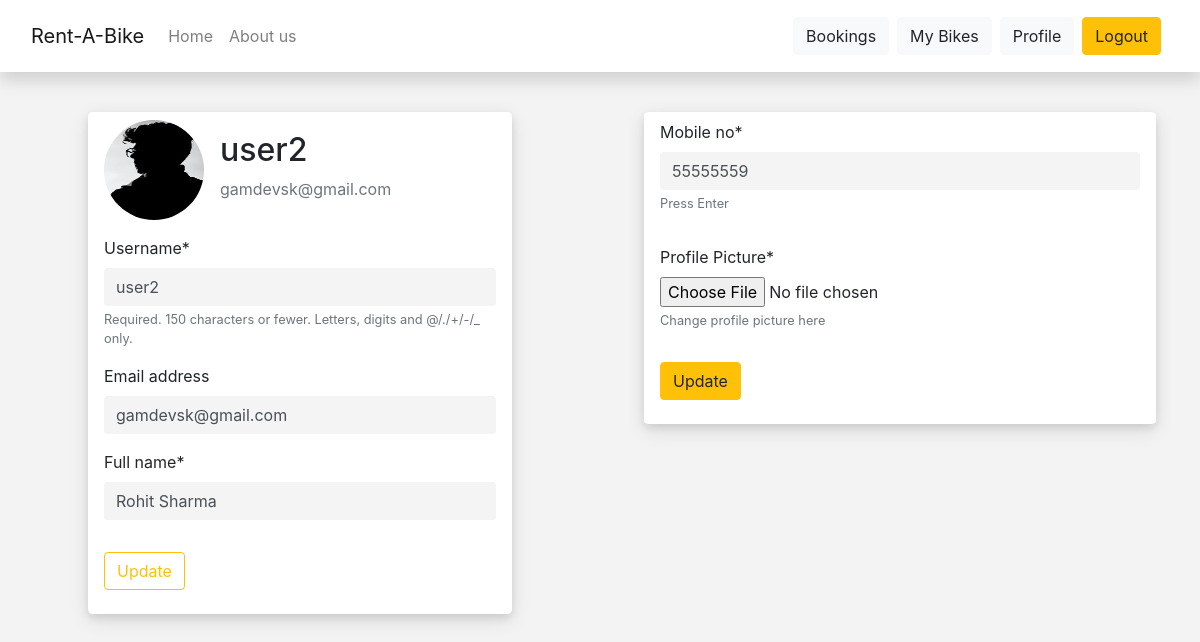
Screenshot of /dealer/profile/ (signed in) with the database file from the repository.
### bikerental/models.py (models this page shows)
class User(AbstractUser):
    is_customer = models.BooleanField(default=False)
    is_dealer = models.BooleanField(default=False)
    full_name = models.CharField(max_length=50, default='')

### dealer/models.py (models this page shows, shortened)
class DealerProfile(models.Model):
    user = models.OneToOneField(User, on_delete=models.CASCADE, primary_key=True)
    profile_pic = models.ImageField(default='default.jpg', upload_to='dealer_profile_pics')

class Dealer(models.Model):
    user = models.OneToOneField(User, on_delete=models.CASCADE, primary_key = True)
    mobile_no = models.DecimalField(max_digits=10, decimal_places=0, blank=False, default='1234567890')

### dealer/views.py (the view)
# urls.py: path('profile/', views.profile, name='customer-profile'),
@login_required
def profile(request):
    if request.method == 'POST':
        d_form = DealerUpdateForm(request.POST, instance=request.user)
        dinfo_form = DealerExtraInfoUpdateForm(request.POST, instance=request.user.dealer)
        dp_form = DealerProfileUpdateForm(request.POST, request.FILES,
                                            instance=request.user.dealerprofile)
        if d_form.is_valid():
            d_form.save()
            messages.success(request,
                             f'Your account has been updated!')
            return redirect('dealer-profile')
        if dinfo_form.is_valid():
            dinfo_form.save()
            messages.success(request,
                             f'Your account has been updated!')
            return redirect('dealer-profile')
        if dp_form.is_valid():
            dp_form.save()
            messages.success(request,
                             f'Your account has been updated!')
            return redirect('dealer-profile')
    else:
        d_form = DealerUpdateForm(instance=request.user)
        dp_form = DealerProfileUpdateForm(instance=request.user.dealerprofile)
        dinfo_form = DealerExtraInfoUpdateForm(instance=request.user.dealer)
    context = {
        'd_form': d_form,
        'dp_form': dp_form,
        'dinfo_form': dinfo_form,
    }
    return render(request, 'dealer/profile.html', context)

### dealer/forms.py
class DealerUpdateForm(forms.ModelForm):
    class Meta:
        model = User
        fields = ['username',
                  'email',
                  'full_name']

class DealerProfileUpdateForm(forms.ModelForm):
    class Meta:
        model = DealerProfile
        fields = ['profile_pic']
        labels ={
            'profile_pic':'Profile Picture'
        }
        help_texts={
            'profile_pic':'Change profile picture here',
        }
        widgets={
            'profile_pic':forms.FileInput(attrs={'class':'form-control-file'})
        }

### dealer/templates/dealer/profile.html (shortened to what this page needs)
{% extends 'bikerental/base.html' %}
{% load crispy_forms_tags %}
{% block content %}
<div class="row">
    <div class="col-md-6">
        <div class="content-section px-3 py-2">
            <div class="media mb-3">
                <img class="rounded-circle account-img" src="{{ user.dealerprofile.profile_pic.url }}" alt="">
                <div class="media-body">
                    <h2 class="account-heading">{{ user.username }}</h2>
                    <p class="text-secondary">{{ user.email }}</p>
                </div>
            </div>
            <form method="POST" enctype="multipart/form-data" class="">
                <fieldset class="form-group">
                    {{ d_form|crispy }}
                </fieldset>
                <div class="form-group">
                    <button class="btn btn-outline-warning" type="submit">Update</button>
                </div>
            </form>
        </div>
    </div>
    <div class="col-md-6">
        <div class="content-section px-3 py-2" id="profileright">
            <form method="POST" enctype="multipart/form-data" class="">
                <fieldset class="form-group">
                    {{ dinfo_form|crispy }}
                </fieldset>
            </form>
            <form method="POST" enctype="multipart/form-data" class="">
                <fieldset class="form-group">
                    {{ dp_form|crispy }}
                </fieldset>
                <div class="form-group">
                    <button class="btn btn-warning align" type="submit">Update</button>
                </div>
            </form>
        </div>
    </div>
</div>
{% endblock content %}

### static/css/app.css (style rules this page uses)
body { background-image: url('img/bike2.jpg'); background-size: cover; background-attachment: fixed; margin-top: 5rem; }
input[type='text'], input[type='email'], input[type='password'], input[type='number'], input[type='date'] { background-color: rgb(245, 244, 244); border: none; }
.content-section { background-color: white; margin: auto; box-shadow: 0 4px 8px 0 rgba(0, 0, 0, 0.1), 0 6px 20px 0 rgba(66, 47, 47, 0.11); width: 26.5rem; border-radius: 1%; }
.account-img { height: 100px; width: 100px; margin: auto; }

### dealer/templates/dealer/profile.html (style rules this page uses)
body { background-image: none; background-color: #f3f3f3; display: flex; }
#profileright { width: 32rem; }
.media-body { margin: auto; padding-top: .5rem; margin-left: 1rem; }
.row { margin-top: 1rem; display: flex; flex-direction: row; justify-content: center; }

### rows the page displays
User: dealerprofile.profile_pic (picture), username "user2", email "gamdevsk@gmail.com", full_name "Rohit Sharma"
Dealer: mobile_no "55555559"
